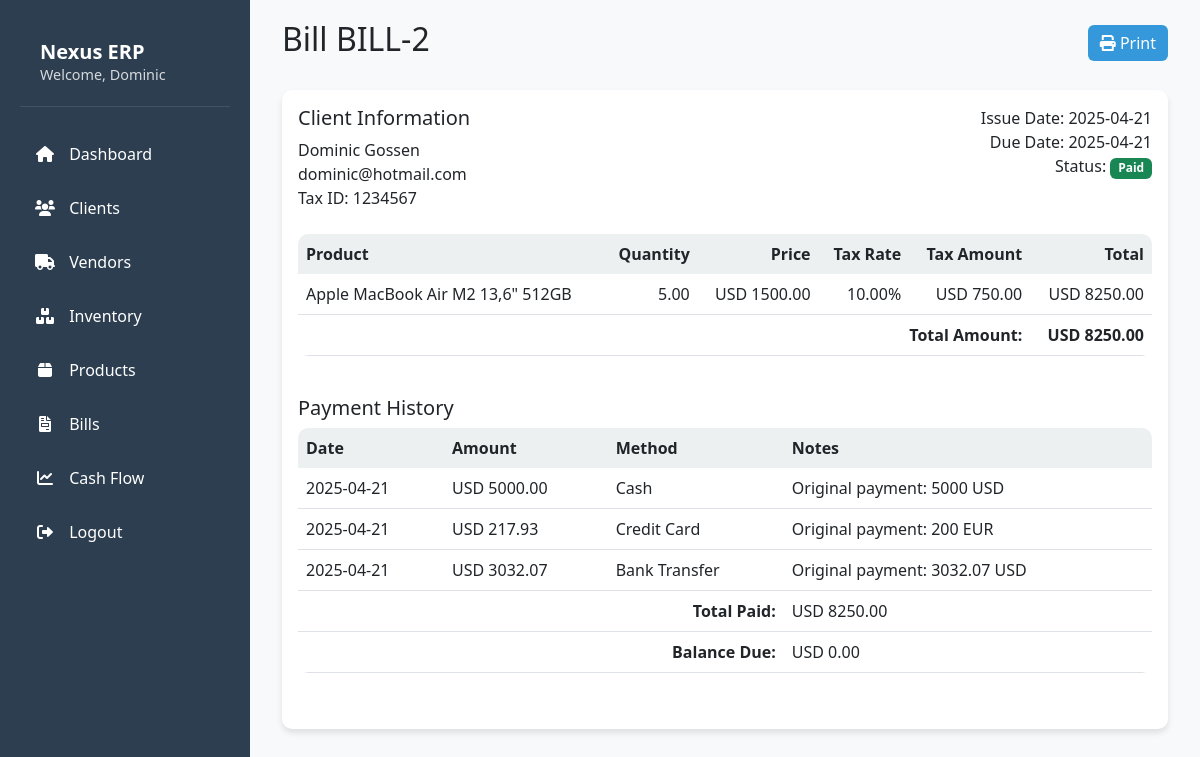
The app's page /bill/2 (signed in) with its own data.
### models.py (models this page shows, shortened)
class User(UserMixin, db.Model):
    id = db.Column(db.Integer, primary_key=True)
    username = db.Column(db.String(80), unique=True, nullable=False)
    password = db.Column(db.String(120), nullable=False)

class Bill(db.Model):
    __tablename__ = 'bills'
    id = db.Column(db.Integer, primary_key=True)
    user_id = db.Column(db.Integer, db.ForeignKey('user.id'), nullable=False)
    client_id = db.Column(db.Integer, db.ForeignKey('client.id'), nullable=False)
    vendor_id = db.Column(db.Integer, db.ForeignKey('vendors.id'), nullable=True)
    bill_number = db.Column(db.String(50), unique=True)
    issue_date = db.Column(db.Date, nullable=False)
    due_date = db.Column(db.Date, nullable=False)
    total_amount = db.Column(db.Numeric(10, 2), nullable=False)
    paid_amount = db.Column(db.Numeric(10, 2))
    currency = db.Column(db.String(3), default='PYG')
    status = db.Column(db.String(20), default='Pending')  # Pending, Partially Paid, Paid
    notes = db.Column(db.Text)
    paid_date = db.Column(db.Date)
    created_at = db.Column(db.DateTime, default=datetime.utcnow)
    updated_at = db.Column(db.DateTime, default=datetime.utcnow, onupdate=datetime.utcnow)
    client = db.relationship('Client', backref='client_bills')
    vendor = db.relationship('Vendor', backref='vendor_bills')
    items = db.relationship('BillItem', backref='parent_bill', cascade='all, delete-orphan')
    payments = db.relationship('Payment', backref='bill', cascade='all, delete-orphan')

class Client(db.Model):
    __tablename__ = 'client'
    id = db.Column(db.Integer, primary_key=True)
    user_id = db.Column(db.Integer, db.ForeignKey('user.id'), nullable=True)
    name = db.Column(db.String(100), nullable=False)
    email = db.Column(db.String(100), nullable=False)
    tax_id = db.Column(db.String(50))
    payment_terms = db.Column(db.String(50))
    notes = db.Column(db.Text)
    created_at = db.Column(db.DateTime, default=datetime.utcnow)
    updated_at = db.Column(db.DateTime, default=datetime.utcnow, onupdate=datetime.utcnow)
    tags = db.relationship('Tag', secondary=client_tag, backref='clients', lazy=True)
    contacts = db.relationship('Contact', backref='client', lazy=True)

class BillItem(db.Model):
    __tablename__ = 'bill_items'
    id = db.Column(db.Integer, primary_key=True)
    bill_id = db.Column(db.Integer, db.ForeignKey('bills.id'), nullable=False)
    product_id = db.Column(db.Integer, db.ForeignKey('products.id'), nullable=False)
    quantity = db.Column(db.Numeric(10, 2), nullable=False)
    price = db.Column(db.Numeric(10, 2), nullable=False)
    tax_rate = db.Column(db.Numeric(5, 2), default=0)
    created_at = db.Column(db.DateTime, default=datetime.utcnow)
    bill = db.relationship('Bill', backref='bill_items')

class Product(db.Model):
    __tablename__ = 'products'
    id = db.Column(db.Integer, primary_key=True)
    user_id = db.Column(db.Integer, db.ForeignKey('user.id'), nullable=False)
    sku = db.Column(db.String(50), unique=True, nullable=False)
    name = db.Column(db.String(100), nullable=False)
    description = db.Column(db.Text)
    category = db.Column(db.String(100), nullable=False)
    buying_date = db.Column(db.Date, nullable=False)
    unit = db.Column(db.String(20), nullable=False, default='piece')
    purchase_price = db.Column(db.Float, nullable=False)
    sell_price = db.Column(db.Float, nullable=False)
    stock_qty = db.Column(db.Float, nullable=False, default=0)
    min_stock = db.Column(db.Float, nullable=False, default=0)
    max_stock = db.Column(db.Float, nullable=False, default=0)
    tax_rate = db.Column(db.Float, default=0.0)
    created_at = db.Column(db.DateTime, default=datetime.utcnow)
    updated_at = db.Column(db.DateTime, default=datetime.utcnow, onupdate=datetime.utcnow)
    stock_movements = db.relationship('StockMovement', backref='product', lazy=True, cascade='all, delete-orphan')
    inventory_adjustments = db.relationship('InventoryAdjustment', backref='product', lazy=True, cascade='all, delete-orphan')
    bill_items = db.relationship('BillItem', backref='product', lazy=True)

class Payment(db.Model):
    __tablename__ = 'payments'
    id = db.Column(db.Integer, primary_key=True)
    bill_id = db.Column(db.Integer, db.ForeignKey('bills.id'), nullable=False)
    amount = db.Column(db.Numeric(10, 2), nullable=False)
    original_amount = db.Column(db.Numeric(10, 2), nullable=True)
    original_currency = db.Column(db.String(3), nullable=True)
    payment_date = db.Column(db.Date, nullable=False)
    payment_method = db.Column(db.String(50), nullable=False)
    notes = db.Column(db.Text)
    created_at = db.Column(db.DateTime, default=datetime.utcnow)
    updated_at = db.Column(db.DateTime, default=datetime.utcnow, onupdate=datetime.utcnow)

### app.py (the view)
@app.route('/bill/<int:bill_id>')
@login_required
def bill_detail(bill_id):
    bill = Bill.query.filter_by(id=bill_id, user_id=current_user.id).first_or_404()
    return render_template('bill_detail.html', bill=bill)

### app.py (called while the page is built)
@login_manager.user_loader
def load_user(user_id):
    return User.query.get(int(user_id))

### templates/bill_detail.html (shortened to what this page needs)
{% extends "base.html" %}
{% block content %}
<div class="container-fluid">
    <div class="row mb-4">
        <div class="col-12">
            <div class="d-flex justify-content-between align-items-center">
                <h2>Bill {{ bill.bill_number }}</h2>
                <div class="btn-group">
                    <button class="btn btn-primary" onclick="window.print()">
                        <i class="fas fa-print"></i> Print
                    </button>
                </div>
            </div>
        </div>
    </div>
    <div class="row">
        <div class="col-12">
            <div class="card">
                <div class="card-body">
                    <div class="row mb-4">
                        <div class="col-md-6">
                            <h5>Client Information</h5>
                            <div>{{ bill.client.name }}</div>
                            <div>{{ bill.client.email }}</div>
                            {% if bill.client.tax_id %}
                            <div>Tax ID: {{ bill.client.tax_id }}</div>
                            {% endif %}
                        </div>
                        <div class="col-md-6 text-md-end">
                            <div>Issue Date: {{ bill.issue_date.strftime('%Y-%m-%d') }}</div>
                            <div>Due Date: {{ bill.due_date.strftime('%Y-%m-%d') }}</div>
                            <div>Status:
                                <span class="badge bg-{{ 'success' if bill.status == 'Paid' else 'warning' }}">
                                    {{ bill.status }}
                                </span>
                            </div>
                        </div>
                    </div>
                    <div class="table-responsive mb-4">
                        <table class="table">
                            <thead>
                                <tr>
                                    <th>Product</th>
                                    <th class="text-end">Quantity</th>
                                    <th class="text-end">Price</th>
                                    <th class="text-end">Tax Rate</th>
                                    <th class="text-end">Tax Amount</th>
                                    <th class="text-end">Total</th>
                                </tr>
                            </thead>
                            <tbody>
                                {% for item in bill.items %}
                                <tr>
                                    <td>{{ item.product.name }}</td>
                                    <td class="text-end">{{ item.quantity }}</td>
                                    <td class="text-end">{{ bill.currency }} {{ "%.2f"|format(item.price) }}</td>
                                    <td class="text-end">{{ "%.2f"|format(item.tax_rate) }}%</td>
                                    <td class="text-end">{{ bill.currency }} {{ "%.2f"|format(item.quantity * item.price * (item.tax_rate / 100)) }}</td>
                                    <td class="text-end">{{ bill.currency }} {{ "%.2f"|format(item.quantity * item.price * (1 + item.tax_rate / 100)) }}</td>
                                </tr>
                                {% endfor %}
                            </tbody>
                            <tfoot>
                                <tr>
                                    <td colspan="5" class="text-end fw-bold">Total Amount:</td>
                                    <td class="text-end fw-bold">{{ bill.currency }} {{ "%.2f"|format(bill.total_amount) }}</td>
                                </tr>
                            </tfoot>
                        </table>
                    </div>
                    <div class="mb-4">
                        <h5>Payment History</h5>
                        <div class="table-responsive">
                            <table class="table">
                                <thead>
                                    <tr>
                                        <th>Date</th>
                                        <th>Amount</th>
                                        <th>Method</th>
                                        <th>Notes</th>
                                    </tr>
                                </thead>
                                <tbody>
                                    {% for payment in bill.payments %}
                                    <tr>
                                        <td>{{ payment.payment_date.strftime('%Y-%m-%d') }}</td>
                                        <td>{{ bill.currency }} {{ "%.2f"|format(payment.amount) }}</td>
                                        <td>{{ payment.payment_method }}</td>
                                        <td>{{ payment.notes or '' }}</td>
                                    </tr>
                                    {% endfor %}
                                </tbody>
                                <tfoot>
                                    <tr>
                                        <td colspan="3" class="text-end fw-bold">Total Paid:</td>
                                        <td>{{ bill.currency }} {{ "%.2f"|format(bill.paid_amount or 0) }}</td>
                                    </tr>
                                    <tr>
                                        <td colspan="3" class="text-end fw-bold">Balance Due:</td>
                                        <td>{{ bill.currency }} {{ "%.2f"|format(bill.total_amount - (bill.paid_amount or 0)) }}</td>
                                    </tr>
                                </tfoot>
                            </table>
                        </div>
                    </div>
                </div>
            </div>
        </div>
    </div>
</div>
{% endblock %}

### templates/base.html (shortened to what this page needs)
<!DOCTYPE html>
<html lang="en">
<head>
    <link href="https://cdn.jsdelivr.net/npm/bootstrap@5.3.0/dist/css/bootstrap.min.css" rel="stylesheet">
    <link href="https://cdnjs.cloudflare.com/ajax/libs/font-awesome/6.0.0/css/all.min.css" rel="stylesheet">
</head>
<body>
    <div class="sidebar">
        <div class="user-info">
            <h5>Nexus ERP</h5>
            {% if current_user.is_authenticated %}
            <p>Welcome, {{ current_user.username }}</p>
            {% else %}
            <p>Enterprise Resource Planning</p>
            {% endif %}
        </div>
        <nav class="nav flex-column">
            <a class="nav-link {% if request.endpoint == 'home' %}active{% endif %}" href="{{ url_for('home') }}">
                <i class="fas fa-home"></i> Dashboard
            </a>
            <a class="nav-link {% if request.endpoint == 'clients' %}active{% endif %}" href="{{ url_for('clients') }}">
                <i class="fas fa-users"></i> Clients
            </a>
            <a class="nav-link {% if request.endpoint == 'vendors' %}active{% endif %}" href="{{ url_for('vendors') }}">
                <i class="fas fa-truck"></i> Vendors
            </a>
            <a class="nav-link {% if request.endpoint == 'inventory_page' %}active{% endif %}" href="{{ url_for('inventory_page') }}">
                <i class="fas fa-boxes"></i> Inventory
            </a>
            <a class="nav-link {% if request.endpoint == 'products' %}active{% endif %}" href="{{ url_for('products') }}">
                <i class="fas fa-box"></i> Products
            </a>
            <a class="nav-link {% if request.endpoint == 'bills' %}active{% endif %}" href="{{ url_for('bills') }}">
                <i class="fas fa-file-invoice"></i> Bills
            </a>
            <a class="nav-link {% if request.endpoint == 'cash_flow' %}active{% endif %}" href="{{ url_for('cash_flow') }}">
                <i class="fas fa-chart-line"></i> Cash Flow
            </a>
            <a class="nav-link" href="{{ url_for('logout') }}">
                <i class="fas fa-sign-out-alt"></i> Logout
            </a>
        </nav>
    </div>
    <div class="main-content">
        {% block content %}{% endblock %}
    </div>
</body>
</html>

### templates/base.html (style rules this page uses)
:root { --primary-color: #2c3e50; --secondary-color: #34495e; --accent-color: #3498db; --success-color: #2ecc71; --warning-color: #f1c40f; --danger-color: #e74c3c; --light-color: #ecf0f1; --dark-color: #2c3e50; }
body { background-color: #f8f9fa; font-family: 'Segoe UI', Tahoma, Geneva, Verdana, sans-serif; }
.sidebar { background-color: var(--primary-color); min-height: 100vh; padding: 20px; position: fixed; width: 250px; left: 0; top: 0; color: white; }
.main-content { margin-left: 250px; padding: 20px; }
.nav-link { color: white; padding: 10px 15px; margin: 5px 0; border-radius: 5px; transition: all 0.3s; }
.nav-link i { margin-right: 10px; width: 20px; text-align: center; }
.card { border: none; border-radius: 10px; box-shadow: 0 4px 6px rgba(0, 0, 0, 0.1); transition: transform 0.3s; }
.btn-primary { background-color: var(--accent-color); border: none; }
.table { background-color: white; border-radius: 10px; overflow: hidden; }
.table thead th { background-color: var(--light-color); border: none; }
.user-info { padding: 20px; border-bottom: 1px solid rgba(255, 255, 255, 0.1); margin-bottom: 20px; }
.user-info h5 { margin: 0; font-weight: 600; }
.user-info p { margin: 0; font-size: 0.9rem; opacity: 0.8; }

### records on screen
User: username "Dominic"
Bill: bill_number "BILL-2", issue_date "2025-04-21", due_date "2025-04-21", status "Paid", currency "USD", total_amount "8250.00", paid_amount "8250.00", bill.total_amount-(bill.paid_amountor0) "0.00"
Client: client.name "Dominic Gossen", client.email "dominic@hotmail.com", client.tax_id "1234567"
BillItem: product.name "Apple MacBook Air M2 13,6\" 512GB", quantity "5.00", price "1500.00", tax_rate "10.00", item.quantity*item.price*(item.tax_rate/100) "750.00", item.quantity*item.price*(1+item.tax_rate/100) "8250.00"
Payment: payment_date "2025-04-21", amount "5000.00", payment_method "Cash", notes "Original payment: 5000 USD"
Payment: payment_date "2025-04-21", amount "217.93", payment_method "Credit Card", notes "Original payment: 200 EUR"
Payment: payment_date "2025-04-21", amount "3032.07", payment_method "Bank Transfer", notes "Original payment: 3032.07 USD"
